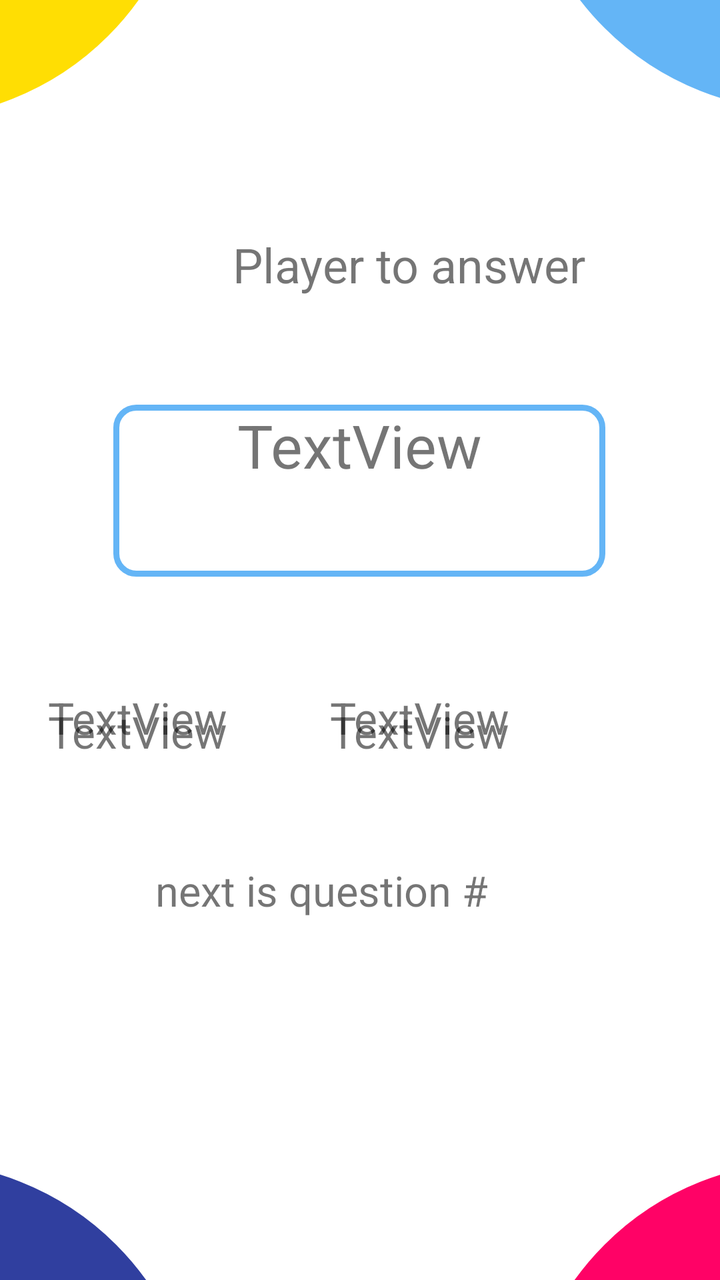
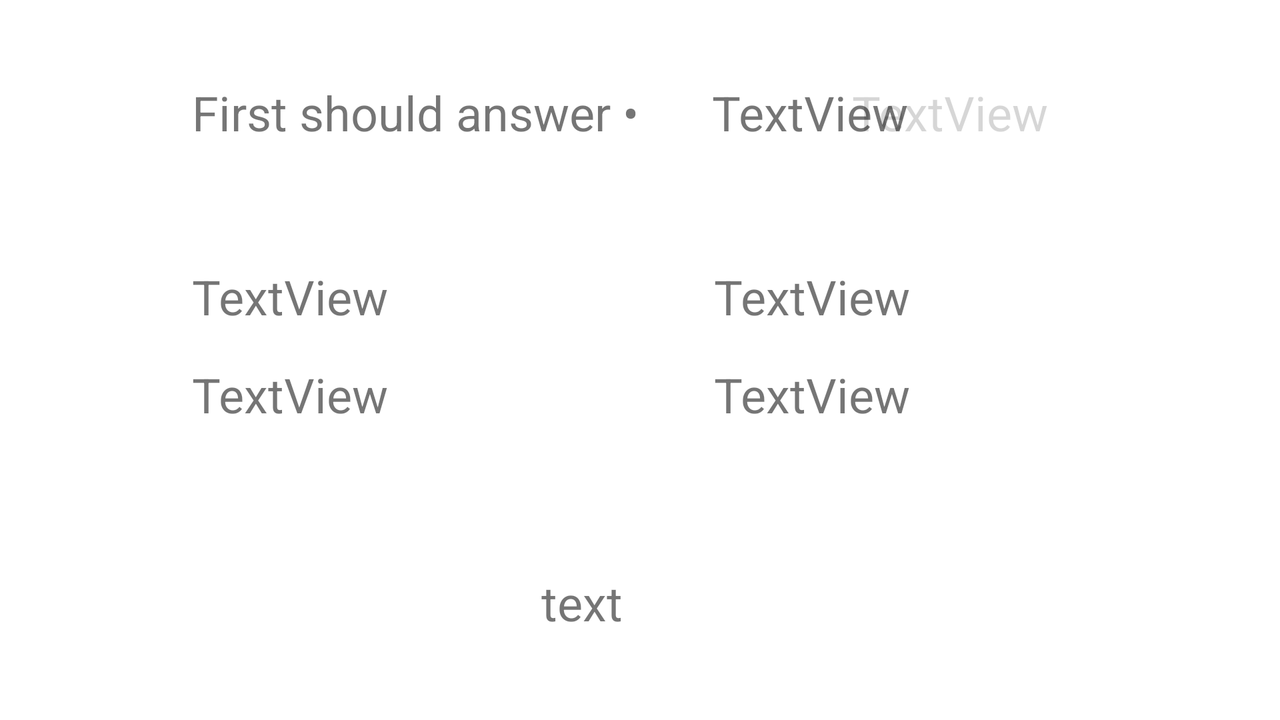

Compare how this app lays out the same screen by default and in its alternative resource folder. The renders come first, then the two layout files and the values they reference.
<!-- AndroidManifest.xml: application theme Theme.Quiz_Game_Project -->
<!-- res/layout/fragment_first_round_questions.xml -->
<?xml version="1.0" encoding="utf-8"?>
<androidx.constraintlayout.widget.ConstraintLayout xmlns:android="http://schemas.android.com/apk/res/android"
    xmlns:app="http://schemas.android.com/apk/res-auto"
    xmlns:tools="http://schemas.android.com/tools"
    android:layout_width="match_parent"
    android:layout_height="match_parent"
    tools:context=".ui.fragments.FirstRoundQuestionsFragment">


    <ImageView
        android:id="@+id/imageView10"
        android:layout_width="300dp"
        android:layout_height="300dp"
        android:layout_marginTop="572dp"
        android:layout_marginEnd="252dp"
        android:src="@drawable/circle3"
        app:layout_constraintEnd_toEndOf="parent"
        app:layout_constraintTop_toTopOf="parent" />

    <ImageView
        android:id="@+id/imageView5"
        android:layout_width="300dp"
        android:layout_height="300dp"
        android:layout_marginEnd="256dp"
        android:layout_marginBottom="572dp"
        android:background="@drawable/circle"
        app:layout_constraintBottom_toBottomOf="parent"
        app:layout_constraintEnd_toEndOf="parent" />

    <ImageView
        android:id="@+id/imageView11"
        android:layout_width="300dp"
        android:layout_height="300dp"
        android:layout_marginStart="252dp"
        android:layout_marginTop="572dp"
        android:src="@drawable/circle_4"
        app:layout_constraintStart_toStartOf="parent"
        app:layout_constraintTop_toTopOf="parent" />

    <ImageView
        android:id="@+id/imageView9"
        android:layout_width="300dp"
        android:layout_height="300dp"
        android:layout_marginStart="252dp"
        android:layout_marginBottom="576dp"
        android:src="@drawable/circle_2"
        app:layout_constraintBottom_toBottomOf="parent"
        app:layout_constraintStart_toStartOf="parent" />

    <TextView
        android:id="@+id/textView30"
        android:layout_width="223dp"
        android:layout_height="29dp"
        android:layout_marginBottom="180dp"
        android:text="next is question #"
        android:textAlignment="textEnd"
        android:textSize="21sp"
        app:layout_constraintBottom_toBottomOf="parent"
        app:layout_constraintEnd_toEndOf="parent"
        app:layout_constraintHorizontal_bias="0.154"
        app:layout_constraintStart_toStartOf="parent" />

    <TextView
        android:id="@+id/txtAnswer4"
        android:layout_width="175dp"
        android:layout_height="61dp"
        android:layout_marginEnd="20dp"
        android:layout_marginBottom="228dp"
        android:text="TextView"
        android:textAlignment="viewStart"
        android:textSize="22sp"
        app:layout_constraintBottom_toBottomOf="parent"
        app:layout_constraintEnd_toEndOf="parent" />

    <TextView
        android:id="@+id/txtAnswer2"
        android:layout_width="175dp"
        android:layout_height="61dp"
        android:layout_marginTop="344dp"
        android:layout_marginEnd="20dp"
        android:text="TextView"
        android:textSize="22sp"
        app:layout_constraintEnd_toEndOf="parent"
        app:layout_constraintTop_toTopOf="parent" />

    <TextView
        android:id="@+id/txtAnswer1"
        android:layout_width="176dp"
        android:layout_height="63dp"
        android:layout_marginStart="24dp"
        android:layout_marginTop="344dp"
        android:text="TextView"
        android:textSize="22sp"
        app:layout_constraintStart_toStartOf="parent"
        app:layout_constraintTop_toTopOf="parent" />

    <TextView
        android:id="@+id/txtAnswer3"
        android:layout_width="180dp"
        android:layout_height="61dp"
        android:layout_marginStart="24dp"
        android:layout_marginBottom="228dp"
        android:text="TextView"
        android:textSize="22sp"
        app:layout_constraintBottom_toBottomOf="parent"
        app:layout_constraintStart_toStartOf="parent" />

    <TextView
        android:id="@+id/txtName1"
        android:layout_width="146dp"
        android:layout_height="37dp"
        android:layout_marginStart="44dp"
        android:layout_marginTop="172dp"
        android:text="  "
        android:textSize="24sp"
        app:layout_constraintStart_toStartOf="parent"
        app:layout_constraintTop_toTopOf="parent" />

    <TextView
        android:id="@+id/txtName2"
        android:layout_width="149dp"
        android:layout_height="37dp"
        android:layout_marginTop="172dp"
        android:layout_marginEnd="44dp"
        android:alpha="0.3"
        android:text="  "
        android:textSize="24sp"
        app:layout_constraintEnd_toEndOf="parent"
        app:layout_constraintTop_toTopOf="parent" />

    <TextView
        android:id="@+id/txtPlayerToAnswer"
        android:layout_width="wrap_content"
        android:layout_height="wrap_content"
        android:layout_marginStart="116dp"
        android:layout_marginTop="116dp"
        android:text="Player to answer"
        android:textAlignment="center"
        android:textSize="24sp"
        app:layout_constraintStart_toStartOf="parent"
        app:layout_constraintTop_toTopOf="parent" />

    <TextView
        android:id="@+id/txtTimer"
        android:layout_width="246dp"
        android:layout_height="86dp"
        android:text="TextView"
        android:textAlignment="center"
        android:textSize="30sp"
        android:background="@drawable/stroke_light_blue"
        app:layout_constraintBottom_toBottomOf="parent"
        app:layout_constraintEnd_toEndOf="parent"
        app:layout_constraintHorizontal_bias="0.496"
        app:layout_constraintStart_toStartOf="parent"
        app:layout_constraintTop_toTopOf="parent"
        app:layout_constraintVertical_bias="0.365" />

    <TextView
        android:id="@+id/txtQuestionNumber"
        android:layout_width="46dp"
        android:layout_height="38dp"
        android:layout_marginTop="512dp"
        android:layout_marginEnd="100dp"
        android:text="      "
        android:textSize="22sp"
        app:layout_constraintEnd_toEndOf="parent"
        app:layout_constraintTop_toTopOf="parent" />

</androidx.constraintlayout.widget.ConstraintLayout>
<!-- resources referenced by this layout -->
<resources>
  <!-- drawable circle (drawable) -->
  <?xml version="1.0" encoding="utf-8"?>
  <shape xmlns:android="http://schemas.android.com/apk/res/android"
      android:shape="rectangle">
      <corners android:radius="210dp" />
      <stroke android:width="9dp"
          android:color="@color/white" />
      <solid android:color="@color/warm_yellow" /> // inner bgcolor
  </shape>
  <!-- drawable circle3 (drawable) -->
  <?xml version="1.0" encoding="utf-8"?>
  <shape xmlns:android="http://schemas.android.com/apk/res/android"
      android:shape="rectangle">
      <corners android:radius="210dp" />
      <stroke android:width="9dp"
          android:color="@color/white" />
      <solid android:color="@color/blue" /> // inner bgcolor
  </shape>
  <!-- drawable circle_2 (drawable) -->
  <?xml version="1.0" encoding="utf-8"?>
  <shape xmlns:android="http://schemas.android.com/apk/res/android"
      android:shape="rectangle">
      <corners android:radius="210dp" />
      <stroke android:width="9dp"
          android:color="@color/white" />
      <solid android:color="@color/light_blue" /> // inner bgcolor
  </shape>
  <!-- drawable circle_4 (drawable) -->
  <?xml version="1.0" encoding="utf-8"?>
  <shape xmlns:android="http://schemas.android.com/apk/res/android"
      android:shape="rectangle">
      <corners android:radius="210dp" />
      <stroke android:width="9dp"
          android:color="@color/white" />
      <solid android:color="@color/magenta" /> // inner bgcolor
  </shape>
  <!-- drawable stroke_light_blue (drawable) -->
  <?xml version="1.0" encoding="utf-8"?>
  <shape xmlns:android="http://schemas.android.com/apk/res/android"
      android:shape="rectangle">
      <corners android:radius="10dp" />
      <stroke android:width="3dp"
          android:color="@color/light_blue" />
  
  </shape>
  <style name="Theme.Quiz_Game_Project" parent="Theme.MaterialComponents.DayNight.NoActionBar">
          
          <item name="colorPrimary">@color/purple_500</item>
          <item name="colorPrimaryVariant">@color/purple_700</item>
          <item name="colorOnPrimary">@color/white</item>
          
          <item name="colorSecondary">@color/teal_200</item>
          <item name="colorSecondaryVariant">@color/teal_700</item>
          <item name="colorOnSecondary">@color/black</item>
          
          <item name="android:statusBarColor" tools:targetApi="l">?attr/colorPrimaryVariant</item>
          
      </style>
  <color name="white">#FFFFFFFF</color>
  <color name="warm_yellow">#ffde03</color>
  <color name="blue">#303F9F</color>
  <color name="light_blue">#64B5f6</color>
  <color name="magenta">#ff0266</color>
  <color name="purple_500">#FF6200EE</color>
  <color name="purple_700">#FF3700B3</color>
  <color name="teal_200">#FF03DAC5</color>
  <color name="teal_700">#FF018786</color>
  <color name="black">#FF000000</color>
</resources>
<!-- res/layout-land/fragment_first_round_questions.xml (the repository's variant of the layout above) -->
<!-- drawn on the phone turned sideways -->
<?xml version="1.0" encoding="utf-8"?>
<androidx.constraintlayout.widget.ConstraintLayout xmlns:android="http://schemas.android.com/apk/res/android"
    xmlns:app="http://schemas.android.com/apk/res-auto"
    xmlns:tools="http://schemas.android.com/tools"
    android:layout_width="match_parent"
    android:layout_height="match_parent"
    tools:context=".ui.fragments.FirstRoundQuestionsFragment">

    

    <TextView
        android:id="@+id/textView22"
        android:layout_width="149dp"
        android:layout_height="55dp"
        android:layout_marginStart="356dp"
        android:layout_marginTop="40dp"
        android:text="TextView"
        android:textSize="24sp"
        app:layout_constraintStart_toStartOf="parent"
        app:layout_constraintTop_toTopOf="parent" />

    <TextView
        android:id="@+id/textView23"
        android:layout_width="150dp"
        android:layout_height="55dp"
        android:layout_marginTop="40dp"
        android:layout_marginEnd="64dp"
        android:alpha="0.3"
        android:text="TextView"
        android:textSize="24sp"
        app:layout_constraintEnd_toEndOf="parent"
        app:layout_constraintTop_toTopOf="parent" />

    <TextView
        android:id="@+id/textView24"
        android:layout_width="240dp"
        android:layout_height="58dp"
        android:layout_marginStart="96dp"
        android:layout_marginTop="40dp"
        android:text="First should answer • "
        android:textSize="24sp"
        app:layout_constraintStart_toStartOf="parent"
        app:layout_constraintTop_toTopOf="parent" />

    <TextView
        android:id="@+id/textView25"
        android:layout_width="199dp"
        android:layout_height="75dp"
        android:layout_marginStart="96dp"
        android:layout_marginTop="132dp"
        android:text="TextView"
        android:textSize="24sp"
        app:layout_constraintStart_toStartOf="parent"
        app:layout_constraintTop_toTopOf="parent" />

    <TextView
        android:id="@+id/textView26"
        android:layout_width="199dp"
        android:layout_height="75dp"
        android:layout_marginStart="96dp"
        android:layout_marginBottom="104dp"
        android:text="TextView"
        android:textSize="24sp"
        app:layout_constraintBottom_toBottomOf="parent"
        app:layout_constraintStart_toStartOf="parent" />

    <TextView
        android:id="@+id/textView27"
        android:layout_width="199dp"
        android:layout_height="75dp"
        android:layout_marginTop="132dp"
        android:layout_marginEnd="84dp"
        android:text="TextView"
        android:textSize="24sp"
        app:layout_constraintEnd_toEndOf="parent"
        app:layout_constraintTop_toTopOf="parent" />

    <TextView
        android:id="@+id/textView28"
        android:layout_width="199dp"
        android:layout_height="75dp"
        android:layout_marginEnd="84dp"
        android:layout_marginBottom="104dp"
        android:text="TextView"
        android:textAlignment="viewStart"
        android:textSize="24sp"
        app:layout_constraintBottom_toBottomOf="parent"
        app:layout_constraintEnd_toEndOf="parent" />

    <TextView
        android:id="@+id/textView29"
        android:layout_width="302dp"
        android:layout_height="43dp"
        android:layout_marginBottom="32dp"
        android:text="text"
        android:textAlignment="center"
        android:textSize="24sp"
        app:layout_constraintBottom_toBottomOf="parent"
        app:layout_constraintEnd_toEndOf="parent"
        app:layout_constraintHorizontal_bias="0.414"
        app:layout_constraintStart_toStartOf="parent" />

</androidx.constraintlayout.widget.ConstraintLayout>
<!-- resources referenced by the variant -->
<!-- as the phone turned sideways resolves them -->
<resources>
  <style name="Theme.Quiz_Game_Project" parent="Theme.MaterialComponents.DayNight.NoActionBar">
          
          <item name="colorPrimary">@color/purple_500</item>
          <item name="colorPrimaryVariant">@color/purple_700</item>
          <item name="colorOnPrimary">@color/white</item>
          
          <item name="colorSecondary">@color/teal_200</item>
          <item name="colorSecondaryVariant">@color/teal_700</item>
          <item name="colorOnSecondary">@color/black</item>
          
          <item name="android:statusBarColor" tools:targetApi="l">?attr/colorPrimaryVariant</item>
          
      </style>
  <color name="purple_500">#FF6200EE</color>
  <color name="purple_700">#FF3700B3</color>
  <color name="white">#FFFFFFFF</color>
  <color name="teal_200">#FF03DAC5</color>
  <color name="teal_700">#FF018786</color>
  <color name="black">#FF000000</color>
</resources>
